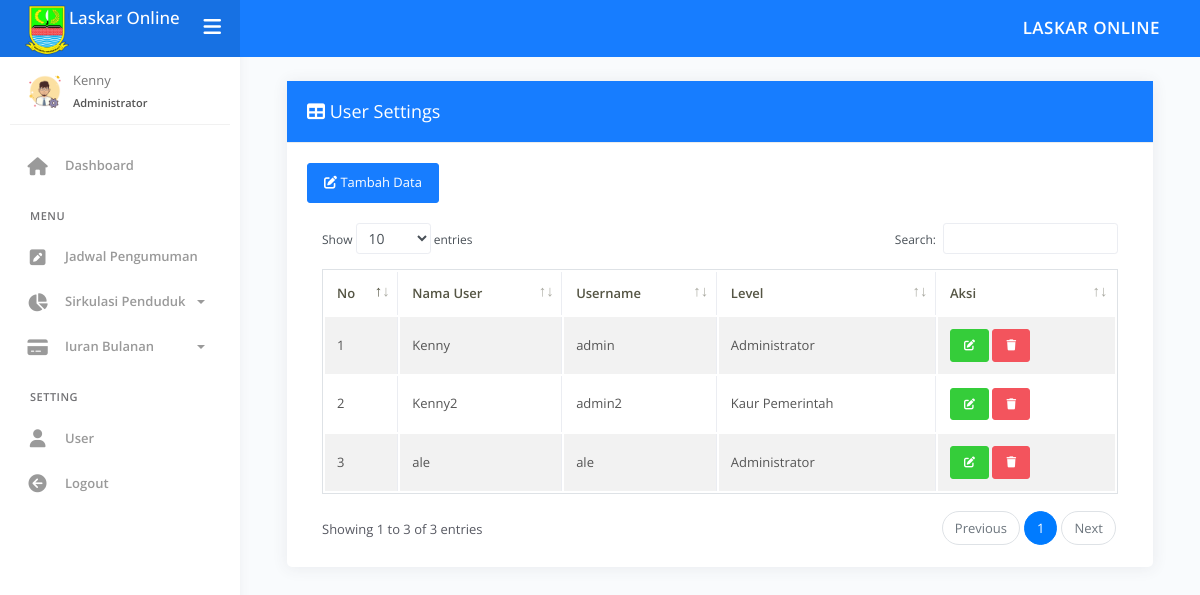
The page /index.php?page=data-pengguna (signed in) on the database its author committed.
### tables this page shows
CREATE TABLE `tb_pengguna` (
  `id_pengguna` int(11) NOT NULL,
  `nama_pengguna` varchar(20) NOT NULL,
  `username` varchar(20) NOT NULL,
  `password` varchar(20) NOT NULL,
  `level` enum('Administrator','Kaur Pemerintah') NOT NULL
);

### admin/pengguna/data_pengguna.php (the view, shortened to what this page needs)
<div class="main-panel">
	<div class="content">
		<div class="page-inner">
			<div class="row">
				<div class="col-md-12">
					<div class="card">
						<div class="card-header bg-primary">
							<h3 class="card-title text-white">
								<i class="fa fa-table"></i> User Settings
							</h3>
						</div>
						<div class="card-body">
							<div class="table-responsive">
								<div>
									<a href="?page=add-pengguna" class="btn btn-primary">
										<i class="fa fa-edit"></i> Tambah Data</a>
								</div>
								<br>
								<table id="example1" class="table table-bordered table-striped">
									<thead>
										<tr>
											<th>No</th>
											<th>Nama User</th>
											<th>Username</th>
											<th>Level</th>
											<th>Aksi</th>
										</tr>
									</thead>
									<tbody>
										<?php
										$no = 1;
										$sql = $koneksi->query("select * from tb_pengguna");
										while ($data = $sql->fetch_assoc()) {
										?>
											<tr>
												<td>
													<?php echo $no++; ?>
												</td>
												<td>
													<?php echo $data['nama_pengguna']; ?>
												</td>
												<td>
													<?php echo $data['username']; ?>
												</td>
												<td>
													<?php echo $data['level']; ?>
												</td>
												<td>
													<a href="?page=edit-pengguna&kode=<?php echo $data['id_pengguna']; ?>" title="Ubah" class="btn btn-success btn-sm">
														<i class="fa fa-edit"></i>
													</a>
													<a href="?page=del-pengguna&kode=<?php echo $data['id_pengguna']; ?>" onclick="return confirm('Apakah anda yakin hapus data ini ?')" title="Hapus" class="btn btn-danger btn-sm">
														<i class="fa fa-trash"></i>
												</td>
											</tr>
										<?php
										}
										?>
									</tbody>
								</table>
							</div>
						</div>
					</div>
				</div>
			</div>
		</div>
	</div>

### rows shown on the page
tb_pengguna: nama_pengguna "Kenny", username "admin", level "Administrator"
tb_pengguna: nama_pengguna "Kenny2", username "admin2", level "Kaur Pemerintah"
tb_pengguna: nama_pengguna "ale", username "ale", level "Administrator"

### other values the page prints
$data_nama "Kenny"
$data_level "Administrator"
